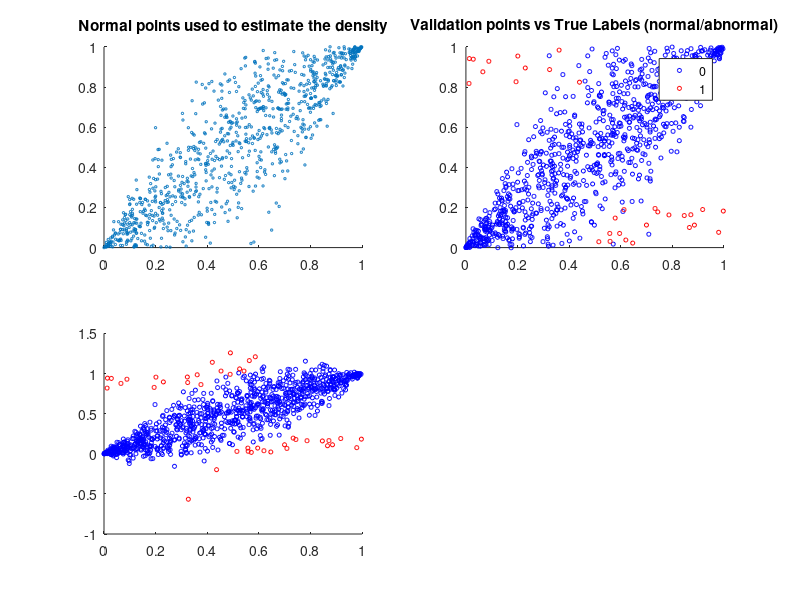

This chart was generated by the following MATLAB code: (Note: this script raises an error after producing the figure.)
% Martin Merener, martin.merener@gmail.com, 01-Dec-2014 %
% ------------------------------------------------------%

% ANOMALY DETECTION
% Given a set of points, assumed to be normal (labeled) 0, and given a new
% point, the goal is to tell whether the new point is normal or if it is an
% anomaly.
% The approach here consists on estimating a density function for the
% training points (with label 0), and given a new point, estimate its
% probability (of being normal), and declare it an anomaly if the
% probability is below epsilon.
% The value of epsilon can be obtained through cross-validation, by
% maximizing the F1-score measure.

% --------------- SIMULATING NORMAL AND ABNORMAL POINTS -------------------
% ------------------------------------------------------------------------- 
d = 2; % dimension
% 
nNormal = 1000;
X1 = rand(nNormal,1); % 
X2 = X1+X1.*(1-X1).*normrnd(0,0.9,nNormal,1);
X_normal_d = [X1,X2]; % normal points to estimate the density
X1 = rand(nNormal,1); % 
X2 = X1+X1.*(1-X1).*normrnd(0,0.9,nNormal,1);
X_normal_v = [X1,X2]; % normal points to validate the epsilon threshold
nAbnormal = 30;
X3 = rand(nAbnormal,1);
X4 = (1-sign(X3-0.5))/2 + 0.2*rand(nAbnormal,1).*sign(X3-0.5) ;
X_abnormal = [X3,X4]; % abnormal points to estimate the density
X_alldata = [X_normal_d;X_normal_v;X_abnormal];
labels = [zeros(2*nNormal,1);ones(nAbnormal,1)];
% SEE PLOT: 
% gscatter(X_alldata(:,1),X_alldata(:,2),labels,'bgrcmyk','o',4);axis([0 1 0 1]);
      

% -------------------- DENSITY ESTIMATION ---------------------------------
% ------------------------------------------------------------------------- 
mus = mean(X_normal_d,1); % the means of each feature
Sigma = (1/nNormal)*(X_normal_d - repmat(mus,nNormal,1))'*(X_normal_d - repmat(mus,nNormal,1)); % covariance matrix
p = @(X) 1/((2*pi)^(d/2)*sqrt(det(Sigma)))*exp(-0.5*diag((X-repmat(mus,size(X,1),1))*pinv(Sigma)*(X-repmat(mus,size(X,1),1))'));


% -------------------- EPSILON-THRESHOLD SELECTION ------------------------
% ------------------------------------------------------------------------- 
p_normal = p(X_normal_v); % probabilities on the normal points for validation
p_abnormal = p(X_abnormal); % probabilities on the abnormal points
p_val = [p_normal;p_abnormal]; % all probabilities
y_val = [zeros(length(p_normal),1);ones(length(p_abnormal),1)]; % labels normal/abnormal for validation points

bestEpsilon = 0;
bestF1 = 0;
F1 = 0;

step = (max(p_val) - min(p_val))/1000;
for epsilon = min(p_val):step:max(p_val) % loop that finds the epsilon with highest F1 score
    
    y_estimation = p_val<epsilon; % estimation normal/abnormal according to the probability density and current epsilon
    prec = sum((y_estimation==1).*(y_val==1))/sum(y_estimation==1); % precision
    rec = sum((y_estimation==1).*(y_val==1))/sum(y_val==1); % recal
    F1 = (2*prec*rec)/(prec+rec); % F1-score
    
    if F1 > bestF1 % keeps the best F1-score and the best epsilon
       bestF1 = F1;
       bestEpsilon = epsilon;
    end
    
end

y_estimation = p_val<bestEpsilon; % estimation normal/abnormal according to the probability density and BEST epsilon
false_normals = sum((y_estimation==0).*(y_val==1));
false_abnormals = sum((y_estimation==1).*(y_val==0));

if d==2
    
    figure                                                       
    subplot(2,2,1);
    scatter(X_normal_d(:,1),X_normal_d(:,2),3);      
    axis([0 1 0 1]);
    title('Normal points used to estimate the density');                                       

    subplot(2,2,2);
    gscatter([X_normal_v(:,1);X_abnormal(:,1)],[X_normal_v(:,2);X_abnormal(:,2)],y_val,'br','o',3);      
    axis([0 1 0 1]);
    title('Validation points vs True Labels (normal/abnormal)');                                       

    subplot(2,2,3);
    gscatter([X_normal_v(:,1);X_abnormal(:,1)],[X_normal_v(:,2);X_abnormal(:,2)],y_estimation,'br','o',3);      
    axis([0 1 0 1]);
    title(strcat('Validation points vs Estimated Labels (normal/abnormal). Best epsilon: ',num2str(bestEpsilon),'.', ' Best F1-score:',num2str(bestF1)));                                       

    subplot(2,2,4);
    gscatter([X_normal_v(:,1);X_abnormal(:,1)],[X_normal_v(:,2);X_abnormal(:,2)],y_val==y_estimation,'kg','o',3);      
    axis([0 1 0 1]);
    title(strcat('Validation points vs Misclassified points (in black).',' False normals:',num2str(false_normals),'. False abnormals:',num2str(false_abnormals)));                                       
    
    
end

